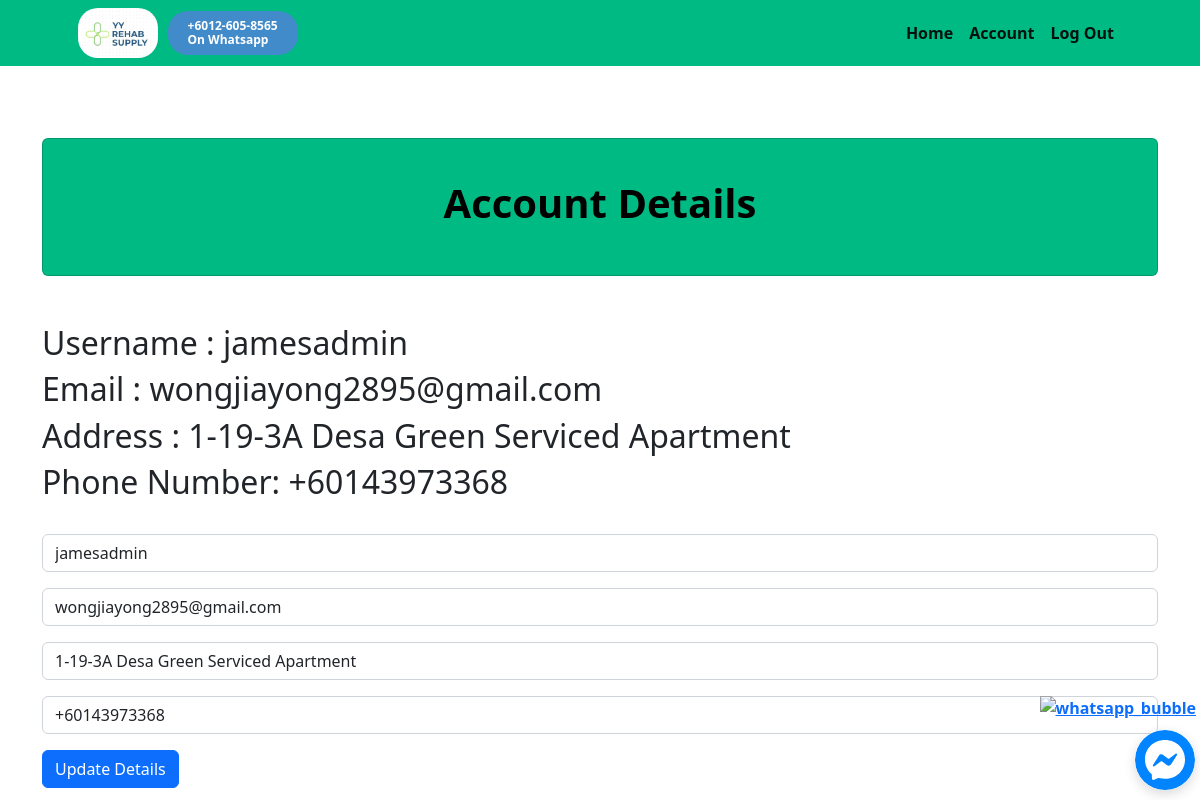
Before: /account (signed in) with the older database file.
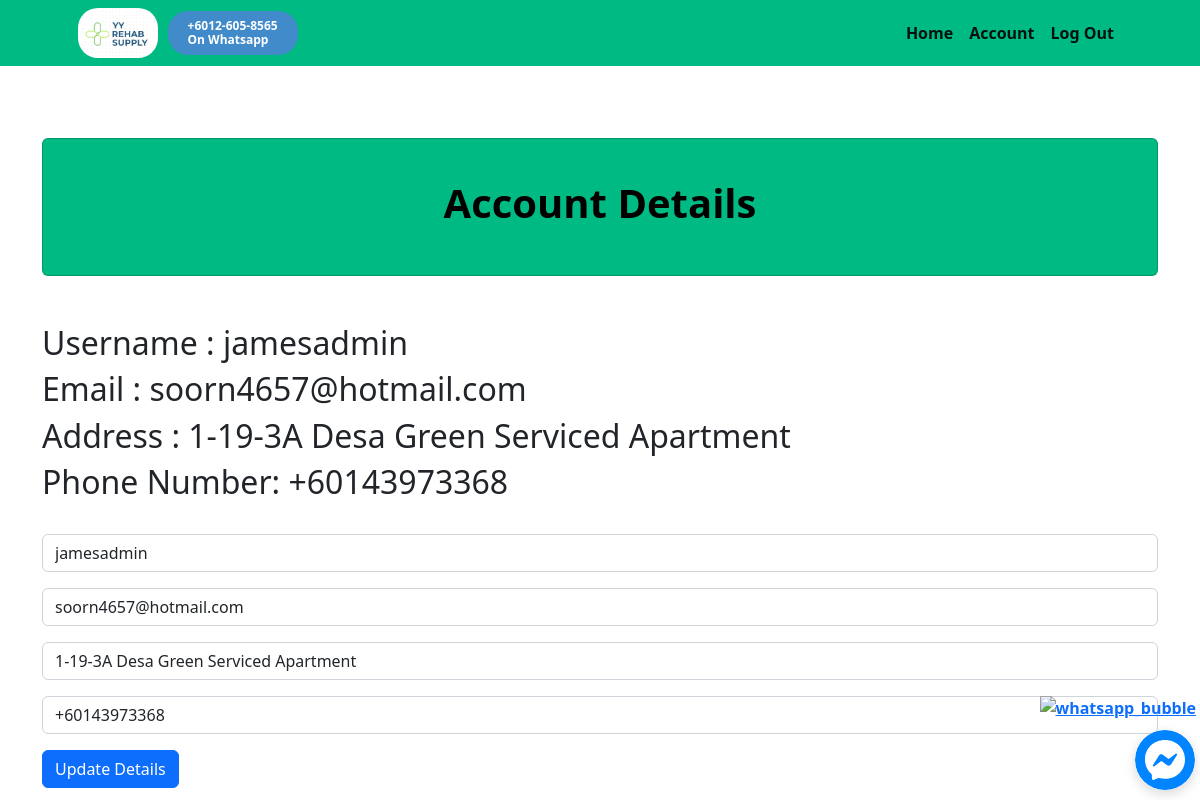
After: the same page with the newer database file.
### djangorental/models.py (models this page shows)
class User(AbstractUser):
    pass

### djangorental/views.py (the view)
# urls.py: path("account", views.account, name="account"),
@login_required
def account(request):
    profile = UserProfile.objects.get(user=request.user)
    currentuserusername = request.user.username
    currentuseremail = request.user.email
    currentuseraddress = profile.address
    currentusernumber = profile.number
    if request.method == "POST":
        username = request.POST["username"]
        email = request.POST["email"]
        address = request.POST["address"]
        number = request.POST["number"]
        try:
            profile = UserProfile.objects.get(user=request.user)
            user = request.user
            profile.address = address
            profile.number = number
            profile.save()
            user.username = username
            user.email = email
            user.save()
        except UserProfile.DoesNotExist:
            return render(request, "djangorental/account.html", {
                "message": "User profile does not exist."
            })
        except IntegrityError:
            return render(request, "djangorental/account.html", {
                "message": "Username already taken."
            })
    else:
        try:
            profile = UserProfile.objects.get(user=request.user)
            currentuseraddress = profile.address
            currentusernumber = profile.number
        except UserProfile.DoesNotExist:
            pass
    return render(request, "djangorental/account.html", {
        "username" : currentuserusername,
        "email" : currentuseremail,
        "currentuseraddress" : currentuseraddress,
        "currentusernumber": currentusernumber,
    })

### djangorental/templates/djangorental/account.html (shortened to what this page needs)
{% extends "djangorental/layout.html" %}
{% block body %}
    <br>
    <div class="container">
    <div class="card text-white bg-nav-top my-5 py-4 text-center">
        <div class="card-body"><h1 class="fw-bold text-black">Account Details</h1></div>
    </div>
    <div class = "content-section">
        <h2>
            Username : {{ user.username }}
        </h2>
        <h2>
            Email : {{ user.email }}
        </h2>
        {% if currentuseraddress == "update your address here" %}
            <h2> Address : *There is no address yet. Please Update* </h2>
        {% else %}
            <h2>
                Address : {{ currentuseraddress }}
            </h2>
        {% endif %}
        {% if currentusernumber == "update your contact here" %}
            <h2> Contact : *There is no contact yet. Please Update* </h2>
        {% else %}
            <h2>
                Phone Number: {{ currentusernumber }}
            </h2>
        {% endif %}
    </div>
    <form action="{% url 'account' %}" method="post">
        <div class="form-group">
            <input class="form-control" autofocus type="text" name="username" value="{{ user.username }}">
        </div>
        <div class="form-group">
            <input class="form-control" type="email" name="email" value="{{ user.email }}">
        </div>
        <div class="form-group">
            <input class="form-control" type="text" name="address" value="{{ currentuseraddress }}">
        </div>
        <div class="form-group">
            <input class="form-control" type="text" name="number" value="{{ currentusernumber }}">
        </div>
        <input class="btn btn-primary" type="submit" value="Update Details">
    </form>
</div>
{% endblock %}

Changed rows visible on the page:
changed User "jamesadmin": email "wongjiayong2895@gmail.com" → "soorn4657@hotmail.com"
